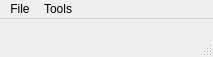
<?xml version="1.0" encoding="UTF-8"?>
<ui version="4.0">
 <class>MainWindow</class>
 <widget class="QMainWindow" name="MainWindow">
  <property name="geometry">
   <rect>
    <x>0</x>
    <y>0</y>
    <width>213</width>
    <height>57</height>
   </rect>
  </property>
  <property name="windowTitle">
   <string>MainWindow</string>
  </property>
  <widget class="QWidget" name="centralwidget"/>
  <widget class="QMenuBar" name="menubar">
   <property name="geometry">
    <rect>
     <x>0</x>
     <y>0</y>
     <width>213</width>
     <height>21</height>
    </rect>
   </property>
   <widget class="QMenu" name="menuFile">
    <property name="title">
     <string>File</string>
    </property>
    <addaction name="actionOpen"/>
   </widget>
   <widget class="QMenu" name="menuTools">
    <property name="title">
     <string>Tools</string>
    </property>
    <addaction name="actionAngle_View"/>
    <addaction name="actionRuler"/>
   </widget>
   <addaction name="menuFile"/>
   <addaction name="menuTools"/>
  </widget>
  <widget class="QStatusBar" name="statusbar"/>
  <action name="actionOpen">
   <property name="text">
    <string>Exit</string>
   </property>
  </action>
  <action name="actionAngle_View">
   <property name="text">
    <string>Angle View</string>
   </property>
  </action>
  <action name="actionRuler">
   <property name="text">
    <string>Ruler</string>
   </property>
  </action>
 </widget>
 <resources/>
 <connections/>
</ui>
